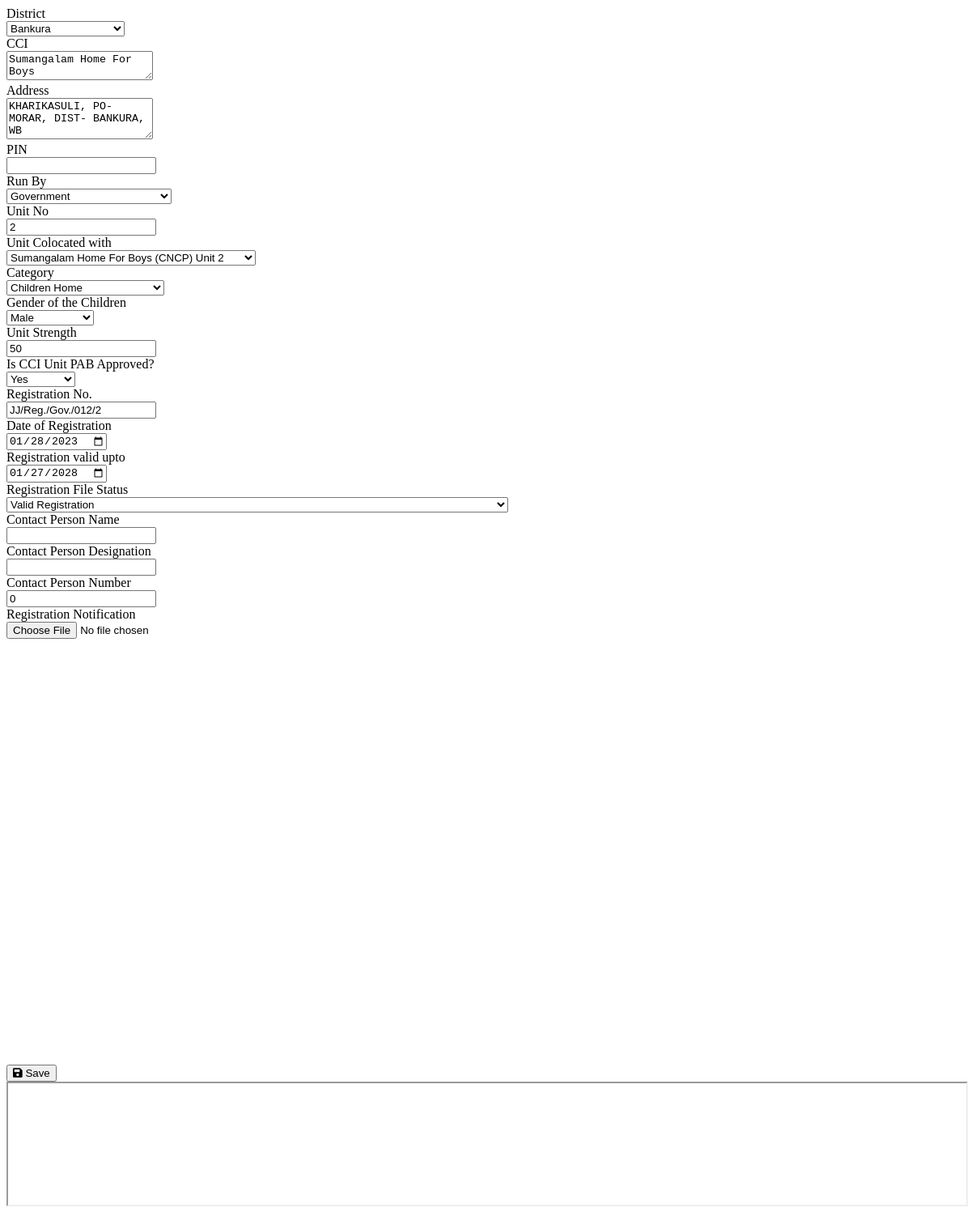
Page /pages/cci_edit_form.php?data=CCI_006 (signed in) on the committed database.
### tables this page shows
CREATE TABLE `cci` (
  `id` varchar(255) NOT NULL,
  `colocated_with` varchar(255) NOT NULL,
  `district` varchar(255) DEFAULT NULL,
  `cci_name` varchar(255) DEFAULT NULL,
  `address` varchar(255) DEFAULT NULL,
  `pin` int(11) DEFAULT 0,
  `run_by` varchar(255) DEFAULT NULL,
  `cci_unit_no` smallint(6) DEFAULT 0,
  `cci_unit_gender` varchar(255) DEFAULT NULL,
  `cci_unit_strength` int(11) DEFAULT 0,
  `is_pab_approved` tinyint(1) DEFAULT 0,
  `reg_no` varchar(255) DEFAULT NULL,
  `reg_date` date DEFAULT NULL,
  `reg_valid_upto` date DEFAULT NULL,
  `reg_status` int(11) DEFAULT NULL,
  `contact_name` varchar(255) DEFAULT NULL,
  `contact_desg` varchar(255) DEFAULT NULL,
  `contact_phno` int(11) DEFAULT 0
);

CREATE TABLE `cci_reg_file_status` (
  `id` int(11) NOT NULL,
  `reg_status` varchar(255) NOT NULL
);

### config/DbFunction.php (called while the page is built, shortened)
<?php
class DbFunction{
	function get_cci_categories() {
		$db = Database::getInstance();
		$mysqli = $db->getConnection();
		$query = "SELECT `cci_unit_types`.`id`, `cci_unit_types`.`category` FROM `cci_unit_types`;";
		$rs= $mysqli->query($query);
		return $rs->fetch_all();
	}
	function get_filter_values($fieldname) {
		$db = Database::getInstance();
		$mysqli = $db->getConnection();
		$query = "SELECT DISTINCT(`cci`.`" . $fieldname . "`) FROM `cci`";
		$rs= $mysqli->query($query);
		return $rs->fetch_all();
	}
	function get_reg_file_status() {
		$db = Database::getInstance();
        $mysqli = $db->getConnection();
        $query = "SELECT * FROM `cci_reg_file_status`";
        $rs= $mysqli->query($query);
        return $rs->fetch_all();
	}
	function get_ccis_of_district($district) {
		$db = Database::getInstance();
        $mysqli = $db->getConnection();
        $sql = "SELECT `cci`.`id`, `cci`.`cci_name`, `cci`.`cci_unit_no`, `cci_unit_types`.`type_of_child`
				FROM `cci`
				JOIN `unit_types` ON `cci`.`id` = `unit_types`.`cci_id`
				JOIN `cci_unit_types` ON `unit_types`.`type_id` = `cci_unit_types`.`id`
				WHERE `cci`.`district` = '" . $district . "'
				AND `cci`.`colocated_with` = `cci`.`id`;";
        $rs = $mysqli->query($sql, MYSQLI_ASSOC);
        return $rs;
	}
}

### pages/cci_edit_form.php (the view, shortened to what this page needs)
<?php
require_once "../config/DbFunction.php";
$db = Database::getInstance();
$mysqli = $db->getConnection();
$data = $_GET['data'];
$cci_id = explode(',', $data)[0];
$sql = "SELECT `cci`.*, `cci_unit_types`.`category`
        FROM `cci`
        JOIN `unit_types` ON `cci`.`id` = `unit_types`.`cci_id`
        JOIN `cci_unit_types` ON `unit_types`.`type_id` = `cci_unit_types`.`id`
        WHERE `cci`.`id` = ?;";
$stmt = $mysqli->prepare($sql);
$stmt->bind_param('s', $cci_id);
if ($stmt->execute()) {
    $cci_details = $stmt->get_result()->fetch_all(MYSQLI_ASSOC)[0];
} else {
    trigger_error("Error in query: ". mysqli_connect_error(), E_USER_ERROR);
    die(E_USER_ERROR);
}
$filename = "../reg_files/" . $cci_details['id'] . ".pdf";
$obj = new DbFunction();
?>
<!DOCTYPE html>
<html lang="en">
<head>
</head>
<body>
    <div class="row">
        <div class="col-sm-6 mb-3 mb-sm-0">
            <form id="fCCIEdit" action="" method="">
                <div class="card border-dark">
                    <div class="card-body scrollable-card">
                        <div class="row mb-3">
                            <label for="i_cci_dist" class="col-sm-6 col-form-label">District</label>
                            <div class="col-sm-6">
                                <select id="i_cci_dist" name="i_cci_dist" class="form-control">
                                    <?php
                                    $districts = $obj->get_filter_values('district');
                                    foreach ($districts as $district) {
                                        echo '<option value="'. $district[0]. '"'. ($cci_details['district'] == $district[0] ? 'selected' : '') . '>'. $district[0] . '</option>';
                                    }
                                    ?>
                                </select>
                            </div>
                        </div>
                        <div class="row mb-3">
                            <label for="i_cci_name" class="col-sm-6 col-form-label">CCI</label>
                            <div class="col-sm-6">
                            <textarea rows="2" class="form-control" id="i_cci_name" name="i_cci_name"><?php echo $cci_details['cci_name'] ?></textarea>
                            </div>
                        </div>
                        <div class="row mb-3">
                            <label for="i_cci_addr" class="col-sm-6 col-form-label">Address</label>
                            <div class="col-sm-6">
                            <textarea rows="3" class="form-control" id="i_cci_addr" name="i_cci_addr"><?php echo $cci_details['address'] ?></textarea>
                            </div>
                        </div>
                        <div class="row mb-3">
                            <label for="i_cci_pin" class="col-sm-6 col-form-label">PIN</label>
                            <div class="col-sm-6">
                            <input type="text" class="form-control" id="i_cci_pin" name="i_cci_pin" value="<?php echo $cci_details['pin'] ?>" />
                            </div>
                        </div>
                        <div class="row mb-3">
                            <label for="i_cci_run_by" class="col-sm-6 col-form-label">Run By</label>
                            <div class="col-sm-6">
                                <select id="i_cci_run_by" name="i_cci_run_by" class="form-control">
                                    <?php
                                    $run_by = $obj->get_filter_values('run_by');
                                    foreach ($run_by as $val) {
                                        echo '<option value="'. $val[0]. '"'. ($cci_details['run_by'] == $val[0] ? 'selected' : '') .'>'. $val[0] . '</option>';
                                    }
                                    ?>
                                </select>
                            </div>
                        </div>
                        <div class="row mb-3">
                            <label for="i_cci_unit_no" class="col-sm-6 col-form-label">Unit No</label>
                            <div class="col-sm-6">
                            <input type="text" class="form-control" id="i_cci_unit_no" name="i_cci_unit_no" value="<?php echo $cci_details['cci_unit_no'] ?>" />
                            </div>
                        </div>
                        <div class="row mb-3">
                            <label for="i_cci_colocated_with" class="col-sm-6 col-form-label">Unit Colocated with</label>
                            <div class="col-sm-6">
                                <select id="i_cci_colocated_with" name="i_cci_colocated_with" class="form-control">
                                    <?php
                                    $cci = $obj->get_ccis_of_district($cci_details['district']);
                                    foreach ($cci as $val) {
                                        echo '<option value="'. $val['id']. '"'. ($cci_details['colocated_with'] == $val['id'] ? 'selected' : '') .'>'. $val['cci_name'] . ' (' . $val['type_of_child']. ')' . ' Unit ' . $val['cci_unit_no'] .'</option>';
                                    }
                                    ?>
                                </select>
                            </div>
                        </div>
                        <div class="row mb-3">
                            <label for="i_cci_category" class="col-sm-6 col-form-label">Category</label>
                            <div class="col-sm-6">
                                <select id="i_cci_category" name="i_cci_category" class="form-control">
                                    <?php
                                    $run_by = $obj->get_cci_categories();
                                    foreach ($run_by as $val) {
                                        echo '<option value="'. $val[0]. '"'. ($cci_details['category'] == $val[1] ? 'selected' : '') .'>'. $val[1] . '</option>';
                                    }
                                    ?>
                                </select>
                            </div>
                        </div>
                        <div class="row mb-3">
                            <label for="i_cci_gender" class="col-sm-6 col-form-label">Gender of the Children</label>
                            <div class="col-sm-6">
                                <select id="i_cci_gender" name="i_cci_gender" class="form-control">
                                    <?php
                                    $run_by = $obj->get_filter_values('cci_unit_gender');
                                    foreach ($run_by as $val) {
                                        echo '<option value="'. $val[0]. '"'. ($cci_details['cci_unit_gender'] == $val[0] ? 'selected' : '') .'>'. $val[0] . '</option>';
                                    }
                                    ?>
                                </select>
                            </div>
                        </div>
                        <div class="row mb-3">
                            <label for="i_cci_strength" class="col-sm-6 col-form-label">Unit Strength</label>
                            <div class="col-sm-6">
                            <input type="text" class="form-control" id="i_cci_strength" name="i_cci_strength" value="<?php echo intval($cci_details['cci_unit_strength']) ?>" />
                            </div>
                        </div>
                        <div class="row mb-3">
                            <label for="i_cci_is_pab" class="col-sm-6 col-form-label">Is CCI Unit PAB Approved?</label>
                            <div class="col-sm-6">
                                <select id="i_cci_is_pab" name="i_cci_is_pab" class="form-control">
                                    <option value=1 <?php print($cci_details['is_pab_approved'] == true ? 'selected' : '') ?> >Yes</option>
                                </select>
                            </div>
                        </div>
                        <div class="row mb-3">
                            <label for="i_cci_reg_no" class="col-sm-6 col-form-label">Registration No.</label>
                            <div class="col-sm-6">
                            <input type="text" class="form-control" id="i_cci_reg_no" name="i_cci_reg_no" value="<?php echo $cci_details['reg_no'] ?>" />
                            </div>
                        </div>
                        <div class="row mb-3">
                            <label for="i_cci_reg_dt" class="col-sm-6 col-form-label">Date of Registration</label>
                            <div class="col-sm-6">
                            <input type="date" id="i_cci_reg_dt" name="i_cci_reg_dt" class="form-control" value="<?php echo $cci_details['reg_date']; ?>"/>
                            </div>
                        </div>
                        <div class="row mb-3">
                            <label for="i_cci_reg_valid" class="col-sm-6 col-form-label">Registration valid upto</label>
                            <div class="col-sm-6">
                            <input type="date" id="i_cci_reg_valid" name="i_cci_reg_valid" class="form-control" value="<?php echo $cci_details['reg_valid_upto']; ?>"/>
                            </div>
                        </div>
                        <div class="row mb-3">
                            <label for="i_cci_reg_status" class="col-sm-6 col-form-label">Registration File Status</label>
                            <div class="col-sm-6">
                                <select id="i_cci_reg_status" name="i_cci_reg_status" class="form-control">
                                  <?php
                                  $file_status = $obj->get_reg_file_status();
                                  foreach ($file_status as $val) {
                                    echo '<option value="'. $val[0]. '"'. ($cci_details['reg_status'] == $val[0] ? ' selected' : '') .'>'. $val[1]. '</option>';
                                  }
                                  ?>
                                </select>
                            </div>
                        </div>
                        <div class="row mb-3">
                            <label for="i_cci_contact_name" class="col-sm-6 col-form-label">Contact Person Name</label>
                            <div class="col-sm-6">
                                <input type="text" class="form-control" id="i_cci_contact_name" name="i_cci_contact_name" value="<?php echo $cci_details['contact_name'] ?>" />
                            </div>
                        </div>
                        <div class="row mb-3">
                            <label for="i_cci_contact_designation" class="col-sm-6 col-form-label">Contact Person Designation</label>
                            <div class="col-sm-6">
                                <input type="text" class="form-control" id="i_cci_contact_designation" name="i_cci_contact_designation" value="<?php echo $cci_details['contact_desg'] ?>" />
                            </div>
                        </div>
                        <div class="row mb-3">
                            <label for="i_cci_contact_no" class="col-sm-6 col-form-label">Contact Person Number</label>
                            <div class="col-sm-6">
                                <input type="text" class="form-control" id="i_cci_contact_no" name="i_cci_contact_no" value="<?php echo $cci_details['contact_phno'] ?>" />
                            </div>
                        </div>
                        <div class="row mb-3">
                            <label for="i_cci_reg_file" class="col-sm-6 col-form-label">Registration Notification</label>
                            <div class="col-sm-6">
                                <input class="form-control" type="file" name="i_cci_reg_file" id="i_cci_reg_file" accept="application/pdf">
                            </div>
                        </div>
                    </div>
                    <div class="card-footer text-end">
                        <button id="bSubmitcci_details" type="submit" value="Saved" class="btn btn-primary">
                            <i class="fas fa-save"></i>
                            Save
                        </button>
                    </div>
                </div>
            </form>
        </div>
        <div class="col-sm-6">
            <div class="card border-dark text-bg-dark non-scrollable-card">
                <div class="card-body">
                    <iframe src="<?php echo isset($filename) ? $filename : ''?>" width="100%" height="100%" id="iframeRegFile"></iframe>
                </div>
            </div>
        </div>
    </div>
</body>
</html>

### pages/cci_edit_form.php (style rules this page uses)
.scrollable-card { height: 85vh; overflow-y: auto; }
.non-scrollable-card { height: 90vh; }

### rows in the picture
cci: i_cci_dist "Bankura", i_cci_name "Sumangalam Home For Boys", i_cci_addr "KHARIKASULI, PO- MORAR, DIST- BANKURA, WB", i_cci_run_by "Government", i_cci_unit_no "2", i_cci_gender "Male", i_cci_strength "50", i_cci_is_pab "Yes", i_cci_reg_no "JJ/Reg./Gov./012/2", i_cci_reg_dt "01/28/2023", i_cci_reg_valid "01/27/2028", i_cci_reg_status "Valid Registration", i_cci_contact_no "0"

### other values in the picture
form field i_cci_colocated_with "Sumangalam Home For Boys (CNCP) Unit 2"
form field i_cci_category "Children Home"
